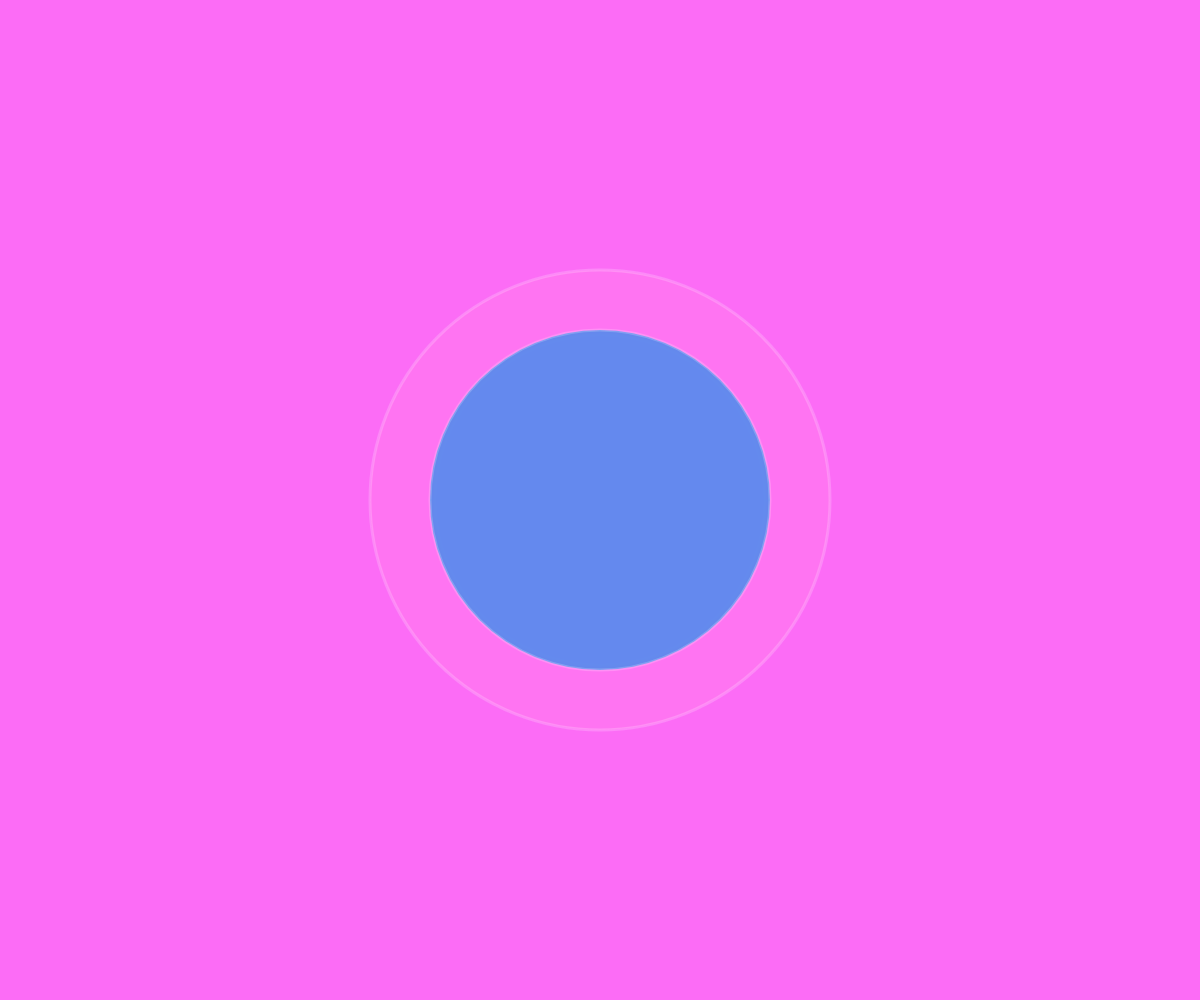
Frame 1 (no input)
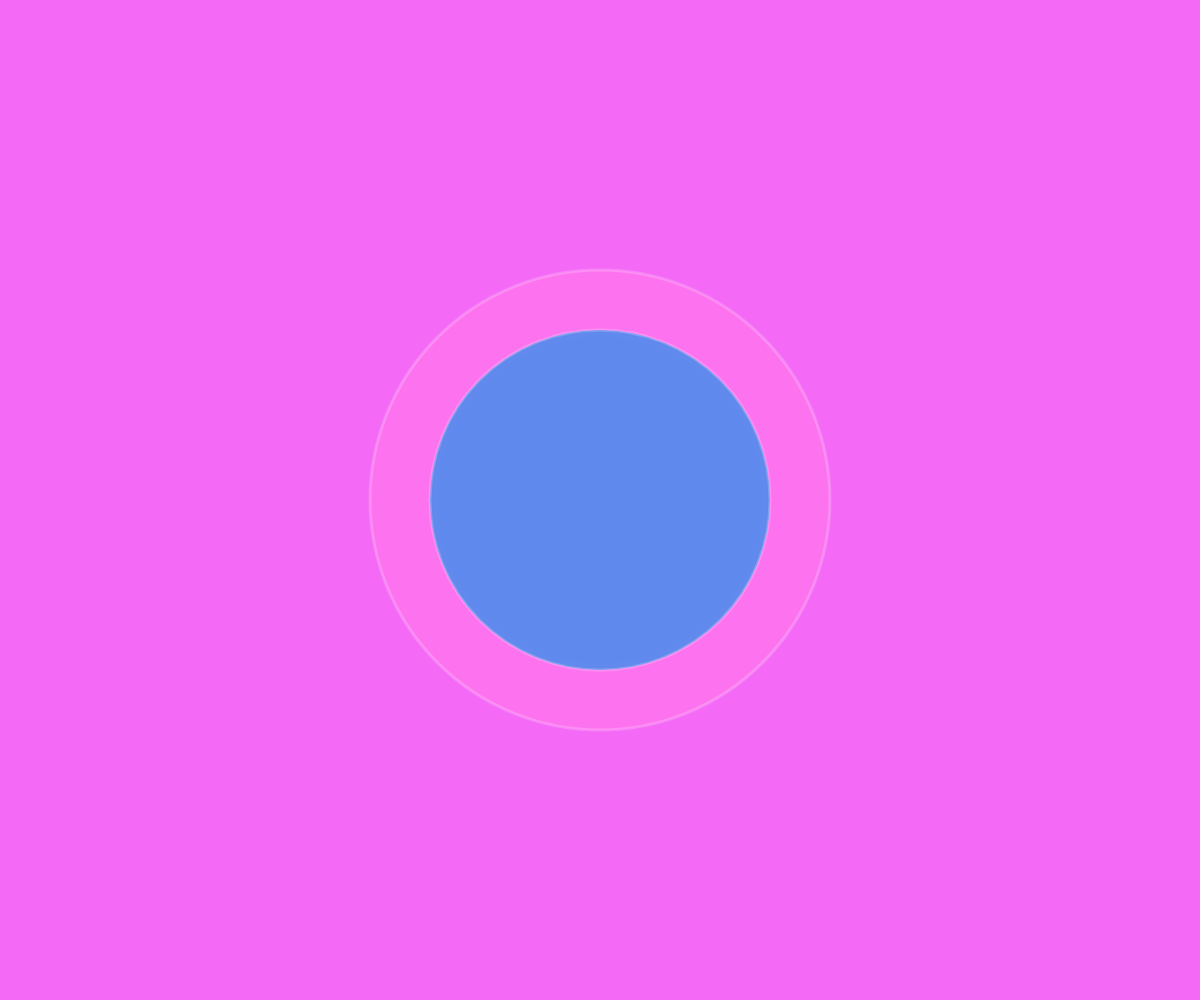
Frame 60 (no input)
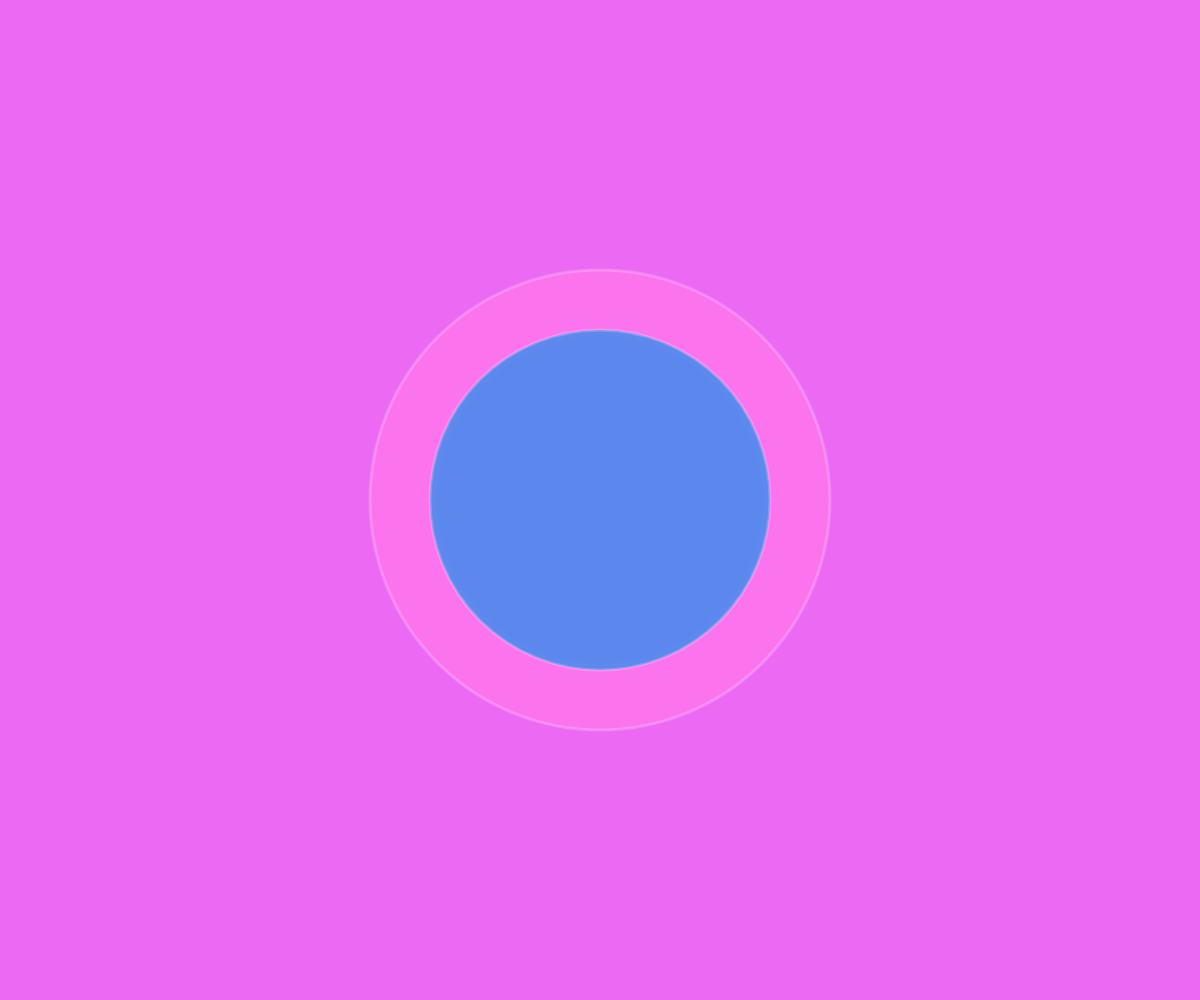
Frame 120 (the mouse pressed at the canvas centre since frame 60)

The p5.js sketch that drew these frames (run headless with seeded random() and noise() and a simulated clock; from frame 60 on, the mouse is pressed at the canvas centre):

// p5.js sketch
// ── sketch.js
let hue1, hue2;
let saturation1, saturation2;
let brightness1, brightness2;
let alpha1, alpha2;

let easing = 0.05; // 1.0 to 0
let mix = 0;
let mixTarget = 0;
let dynamicColor;
// Ring stuff
let numRings;
let ringWidth;
let largestRadius;
let overlap;
let centerX;
let centerY;

let ringColor1, ringColor2;
let centreColor1, centreColor2;
let backgroundColor1, backgroundColor2;

function setup() {
  createCanvas(windowWidth, windowHeight);
  initRings();
  initColors();
}

function mousePressed() {
  fullscreen(!fullscreen());
}

function initRings() {
  // Ring stuff
  numRings = 2; // Number of concentric rings
  ringWidth = 60; // Width of each ring
  largestRadius = 230; // Radius of the largest ring
  overlap = 10; // Amount of overlap between rings
  centerX = width / 2; // X-coordinate of the center
  centerY = height / 2; // Y-coordinate of the center
}

function initColors() {
  // Color stuff
  ringColor1 = newRandomColor();
  ringColor2 = newRandomColor();

  centreColor1 = newRandomColor();
  centreColor2 = newRandomColor();

  backgroundColor1 = newRandomColor();
  backgroundColor2 = newRandomColor();
}

function newRandomColor() {
  let hue = random(360); // Generate a random hue value
  let saturation = random(100, 180); // Generate a random saturation value within a pastel range
  let brightness = random(200, 255); // Generate a random brightness value within a pastel range
  let alpha = random(200, 255);
  let ringColor = color(hue, saturation, brightness, alpha); // Create a color object with the generated values

  return ringColor;
}

function drawRings() {
  let backgroundColor = lerpColor(backgroundColor1, backgroundColor2, mix);

  background(backgroundColor); // Set the background color

  // Draw the concentric rings
  for (let i = 0; i < numRings; i++) {
    let outerRadius = largestRadius - i * ringWidth; // Calculate radius for each ring
    let outerDiameter = outerRadius * 2; // Calculate diameter

    let innerRadius = outerRadius - ringWidth; // Calculate radius for each ring
    let innerDiameter = innerRadius * 2 - overlap; // Calculate diameter

    noStroke(); // Disable stroke for rings

    stroke(255, 255, 255, 50);
    strokeWeight(3);

    let fillColor;

    if (i === 0) {
      fillColor = lerpColor(ringColor1, ringColor2, mix);
    } else {
      fillColor = lerpColor(centreColor1, centreColor2, mix);
    }

    console.log(mix);
    fill(fillColor); // Set fill color to the generated pastel color

    // Draw each ring
    ellipse(centerX, centerY, outerDiameter, outerDiameter);
    fill(backgroundColor); // Set fill color to the generated pastel color

    if (i !== numRings - 1) {
      // Draw each ring
      ellipse(centerX, centerY, innerDiameter, innerDiameter);
    }
  }
}

function rotateColors() {
  ringColor1 = ringColor2;
  ringColor2 = newRandomColor();

  centreColor1 = centreColor2;
  centreColor2 = newRandomColor();

  backgroundColor1 = backgroundColor2;
  backgroundColor2 = newRandomColor();
}

function draw() {
  // mix += 0.0005;
  mix += 0.001;

  if (mix > 1.0) {
    rotateColors();
    mix = 0;
  }

  drawRings();
}

// ── ColorFactory.js
class ColorFactory {
  newRandomRingColor() {
    let hue = random(0, 360);
    let saturation = random(80, 100);
    let brightness = random(90, 100);
    let alpha = random(0, 180);
    let ringColor = color(hue, saturation, brightness, alpha); // Create a color object with the generated values
    return ringColor;
  }

  newRandomCentreColor() {
    let hue = random(0, 360);
    let saturation = random(50, 100);
    let brightness = random(75, 100);
    let alpha = 255; // random(200, 255);
    return color(hue, saturation, brightness, alpha); // Create a color object with the generated values
  }

  newRandomBackgroundColor() {
    let hue = random(0, 180);
    let saturation = random(0, 100);
    let brightness = random(75, 100);
    let ringColor = color(hue, saturation, brightness); // Create a color object with the generated values
    return ringColor;
  }
}

// ── SoundPlayer.js
class SoundPlayer {
  constructor(audio, interval) {
    this.audio = audio;
    this.interval = interval * 1000;
    this.firstPlay = true;
    this.intervalId = null;
  }

  startPlaying() {
    // if (!this.intervalId) {
    //   this.playSound();
    // }

    this.intervalId = setInterval(() => {
      this.playSound();
    }, floor(this.interval / random(2, 5)));
  }

  stopPlaying() {
    clearInterval(this.intervalId);
  }

  playSound() {
    this.audio.currentTime = 0; // Rewind the audio to the beginning
    this.audio.play();

    if (this.firstPlay) {
      this.stopPlaying();
      this.intervalId = setInterval(() => {
        this.playSound();
      }, this.interval);
    }
  }
}
